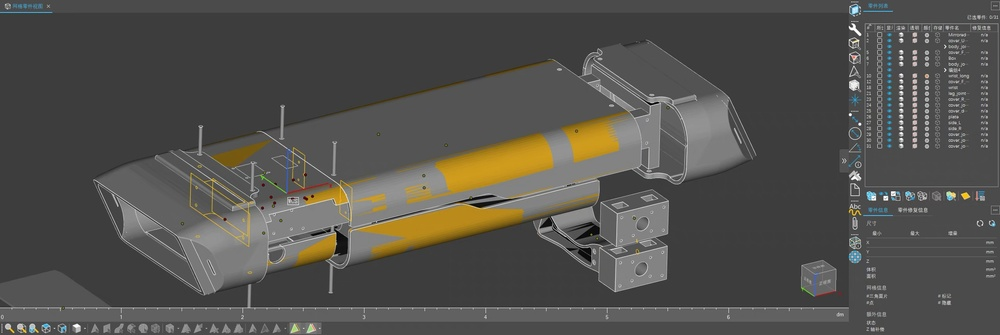
#> input picture 灵瞳智导3D模型文件/2025032431-灵瞳智导第一代成品3D模型/模型设计展示-1.jpg, 1000 x 335 px, shrunk from 2560 x 858 before the run, given in place of the camera
$ python tr_object_test.py
#> lines starting #> are read from the running program, lines starting #| are printed output that depends on the picture; after the words box and inside, x2 and y2 are one past the last pixel; in counts of white or black regions, pixels touching at a corner belong together
import cv2 as cv
# 定义结构元素
kernel = cv.getStructuringElement(cv.MORPH_RECT, (3, 3))
# print kernel
capture = cv.VideoCapture(0)
print(capture.isOpened())
ok, frame = capture.read()
#> frame is the input picture: shape (335, 1000, 3); mean B, G, R 77, 81.3, 82.8
lower_b = (65, 43, 46)
upper_b = (110, 255, 255)
height, width = frame.shape[0:2]
#> height = 335; width = 1000
screen_center = width / 2
#> screen_center = 500
offset = 50
while ok:
    # 将图像转成HSV颜色空间
    hsv_frame = cv.cvtColor(frame, cv.COLOR_BGR2HSV)
#> hsv_frame: shape (335, 1000, 3); mean H, S, V 13.2, 11.8, 83.4
    # 基于颜色的物体提取
    mask = cv.inRange(hsv_frame, lower_b, upper_b)
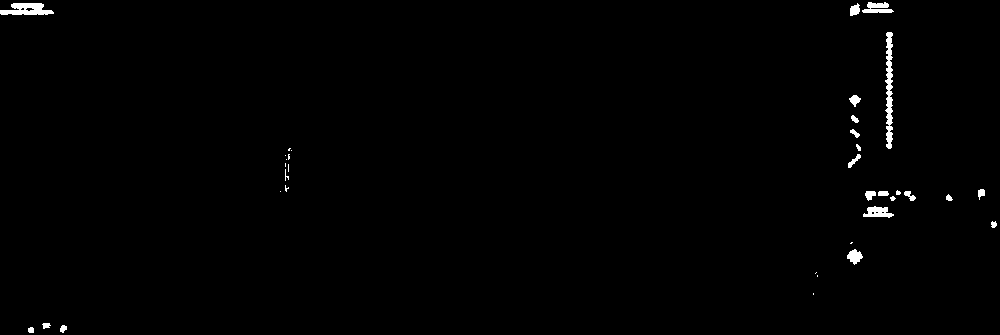
#> mask: shape (335, 1000); 0.76% white; 36 white regions (15 under 20 px), largest, box (x1, y1, x2, y2) and area: (885, 32, 893, 149) 614, (0, 3, 54, 15) 441, (863, 206, 894, 218) 231
    mask2 = cv.morphologyEx(mask, cv.MORPH_OPEN, kernel)
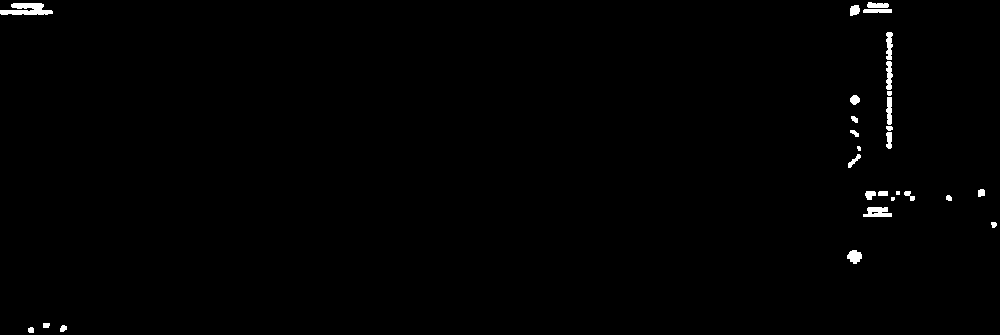
#> mask2: shape (335, 1000); 0.69% white; 28 white regions (3 under 20 px), largest, box (x1, y1, x2, y2) and area: (0, 3, 53, 15) 433, (863, 207, 892, 217) 218, (886, 32, 893, 60) 148
    mask3 = cv.morphologyEx(mask2, cv.MORPH_CLOSE, kernel)
#> mask3: shape (335, 1000); 0.74% white; 21 white regions (3 under 20 px)
    # 找出面积最大的区域
    contours,hierarchy = cv.findContours(mask3, cv.RETR_EXTERNAL, cv.CHAIN_APPROX_SIMPLE)
#> contours = 21 contours, 3 with area under 20; largest, box (x1, y1, x2, y2) and area: (886, 32, 893, 149) 513, (0, 3, 53, 15) 414, (863, 2, 892, 13) 213, (863, 207, 892, 217) 197, (847, 250, 862, 264) 125
    maxArea = 0
    maxIndex = 0
    for i, c in enumerate(contours):
        area = cv.contourArea(c)
        if area > maxArea:
            maxArea = area
            maxIndex = i
#> this loop made 21 passes
#> (area, maxArea) on passes 1, 2, 4, 6, 18: (22.5, 22.5), (27.5, 27.5), (125, 125), (197, 197), (513, 513)
#> area on passes 3, 5, 8, 9, 11, 12: 22.5, 20, 21, 39.5, 102, 36.5
#> after the loop, maxArea = 513; maxIndex = 17
    # 绘制
    cv.drawContours(frame, contours, maxIndex, (255, 255, 0), 2)
    # 获取外切矩形
    if (contours!=[]):
        x, y, w, h = cv.boundingRect(contours[maxIndex])
#> x = 886; y = 32; w = 7; h = 117
    else: x, y, w, h = 0,0,0,0
    cv.rectangle(frame, (x, y), (x+w, y+h), (255, 0, 0), 2)
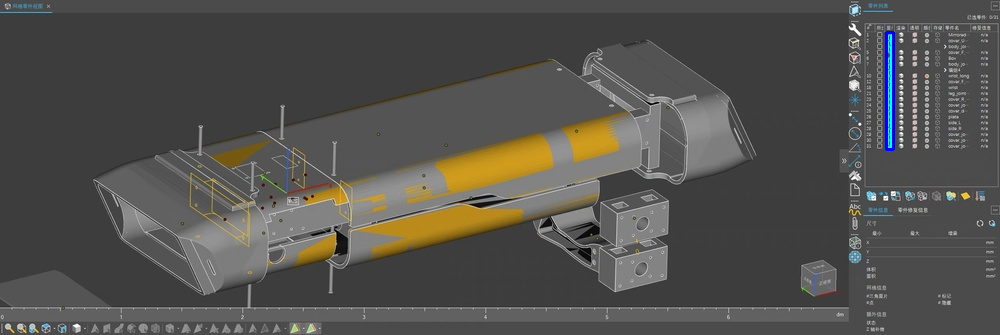
#> frame: shape (335, 1000, 3); mean B, G, R 77.5, 81.3, 82.6
    # 获取中心像素点
    center_x = int(x + w/2)
#> center_x = 889
    center_y = int(y + h/2)
#> center_y = 90
    cv.circle(frame, (center_x, center_y), 5, (0, 0, 255), -1)
#> frame: shape (335, 1000, 3); 0.02% of pixels changed, all inside (x1, y1, x2, y2) = (884, 85, 895, 96)
    # 简单的打印反馈数据，之后补充运动控制
    if center_x < screen_center - offset:
        print("turn left")
    elif screen_center - offset <= center_x <= screen_center + offset:
        print("keep")
    elif center_x > screen_center + offset:
        print("turn right")
    cv.imshow("mask4", mask3)
    cv.imshow("frame", frame)
    cv.waitKey(1)
    ok, frame = capture.read()

$ run again, on 灵瞳智导3D模型文件/2025032431-灵瞳智导第一代成品3D模型/模型设计展示-2.jpg
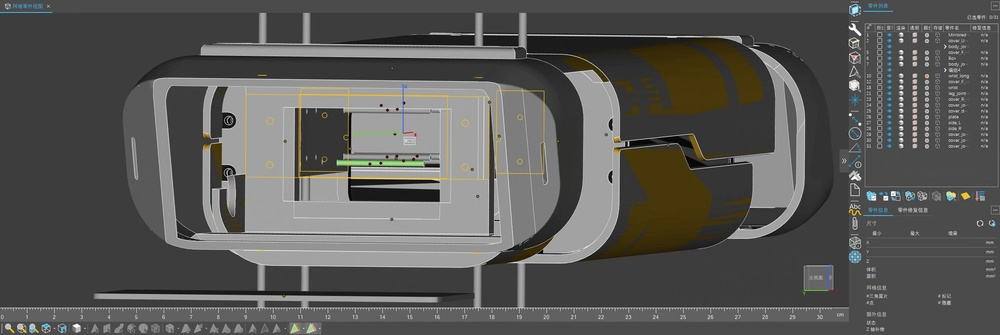
#> input picture 灵瞳智导3D模型文件/2025032431-灵瞳智导第一代成品3D模型/模型设计展示-2.jpg, 1000 x 335 px, shrunk from 2560 x 858 before the run, given in place of the camera
#> frame is the input picture: shape (335, 1000, 3); mean B, G, R 85.6, 88.2, 88.8
#> hsv_frame: shape (335, 1000, 3); mean H, S, V 16.3, 14.3, 89.5
#> mask: shape (335, 1000); 0.75% white; 32 white regions (10 under 20 px), largest, box (x1, y1, x2, y2) and area: (885, 32, 893, 149) 610, (0, 3, 54, 15) 441, (863, 206, 894, 218) 234
#> mask2: shape (335, 1000); 0.69% white; 28 white regions (2 under 20 px), largest, box (x1, y1, x2, y2) and area: (0, 3, 53, 15) 433, (886, 44, 892, 90) 222, (863, 207, 892, 217) 220
#> mask3: shape (335, 1000); 0.74% white; 21 white regions (2 under 20 px)
#> contours = 21 contours, 4 with area under 20; largest, box (x1, y1, x2, y2) and area: (886, 32, 893, 149) 502, (0, 3, 53, 15) 414, (863, 2, 892, 13) 213, (863, 207, 892, 217) 197, (847, 250, 862, 264) 124
#> the loop `for i, c in enumerate(contours):` made 21 passes
#> (area, maxArea) on passes 2, 4, 6, 18: (27.5, 27.5), (123.5, 123.5), (197, 197), (502, 502)
#> after the loop `for i, c in enumerate(contours):`: maxArea = 502; maxIndex = 17
#> x = 886; y = 32; w = 7; h = 117
#> `cv.rectangle(frame, (x, y), (x+w, y+h), (255, 0, 0), 2)`:
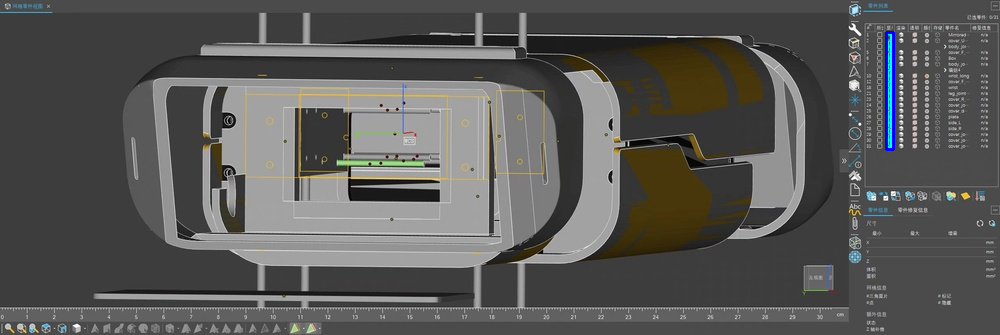
#> frame: shape (335, 1000, 3); mean B, G, R 86.2, 88.2, 88.6
#> center_x = 889
#> center_y = 90

$ run again, on 灵瞳智导3D模型文件/2025032431-灵瞳智导第一代成品3D模型/模型设计展示-3.jpg
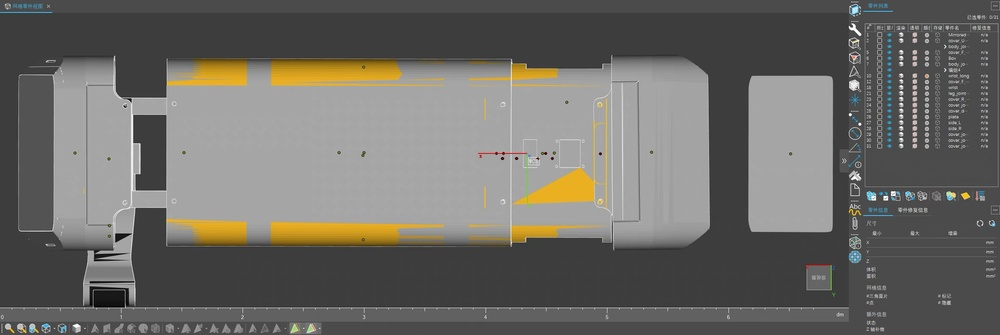
#> input picture 灵瞳智导3D模型文件/2025032431-灵瞳智导第一代成品3D模型/模型设计展示-3.jpg, 1000 x 335 px, shrunk from 2560 x 858 before the run, given in place of the camera
#> frame is the input picture: shape (335, 1000, 3); mean B, G, R 101.8, 106.4, 108.1
#> hsv_frame: shape (335, 1000, 3); mean H, S, V 12, 10.7, 108.6
#> mask: shape (335, 1000); 0.74% white; 25 white regions (4 under 20 px), largest, box (x1, y1, x2, y2) and area: (885, 32, 893, 149) 614, (0, 3, 54, 15) 441, (863, 206, 894, 218) 232
#> mask2: shape (335, 1000); 0.7% white; 28 white regions (2 under 20 px), largest, box (x1, y1, x2, y2) and area: (0, 3, 53, 15) 433, (863, 207, 892, 217) 218, (847, 250, 862, 264) 149
#> mask3: shape (335, 1000); 0.74% white; 21 white regions (2 under 20 px)
#> contours = 21 contours, 3 with area under 20; largest, box (x1, y1, x2, y2) and area: (886, 32, 893, 149) 513, (0, 3, 53, 15) 414, (863, 2, 892, 13) 213, (863, 207, 892, 217) 197, (847, 250, 862, 264) 126
#> the loop `for i, c in enumerate(contours):` made 21 passes
#> (area, maxArea) on passes 1, 2, 4, 6, 18: (22.5, 22.5), (27.5, 27.5), (126, 126), (197, 197), (513, 513)
#> after the loop `for i, c in enumerate(contours):`: maxArea = 513; maxIndex = 17
#> x = 886; y = 32; w = 7; h = 117
#> `cv.rectangle(frame, (x, y), (x+w, y+h), (255, 0, 0), 2)`:
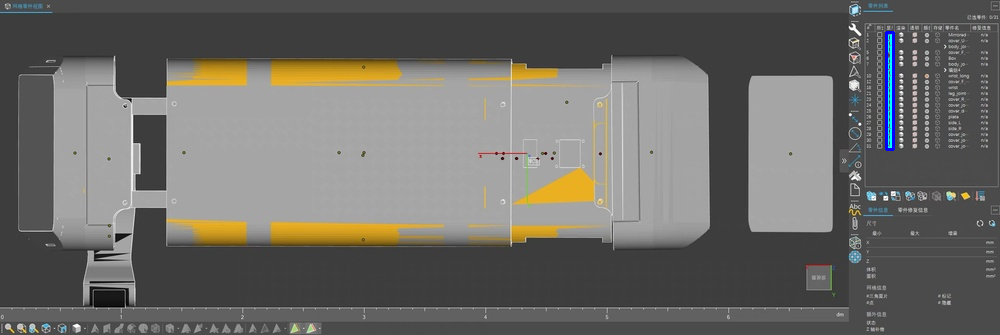
#> frame: shape (335, 1000, 3); mean B, G, R 102.3, 106.4, 107.9
#> center_x = 889
#> center_y = 90

$ run again, on 灵瞳智导3D模型文件/2025032431-灵瞳智导第一代成品3D模型/模型设计展示-4.jpg
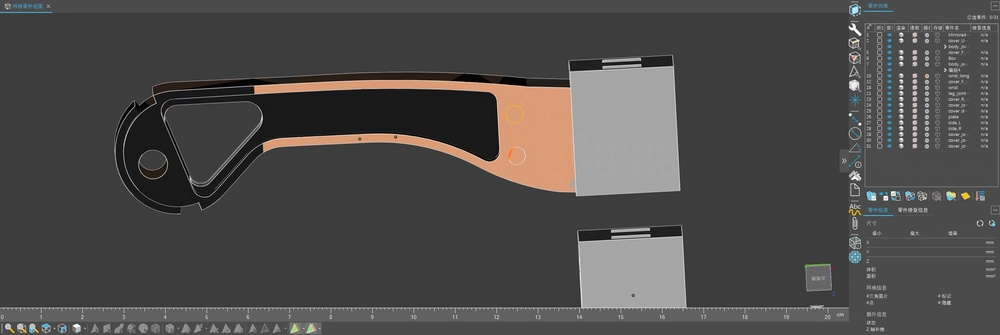
#> input picture 灵瞳智导3D模型文件/2025032431-灵瞳智导第一代成品3D模型/模型设计展示-4.jpg, 1000 x 335 px, shrunk from 2560 x 858 before the run, given in place of the camera
#> frame is the input picture: shape (335, 1000, 3); mean B, G, R 74, 75.3, 77.4
#> hsv_frame: shape (335, 1000, 3); mean H, S, V 8.1, 7.2, 77.8
#> mask: shape (335, 1000); 0.74% white; 26 white regions (5 under 20 px), largest, box (x1, y1, x2, y2) and area: (885, 32, 893, 149) 614, (0, 3, 54, 15) 441, (863, 206, 894, 218) 231
#> mask2: shape (335, 1000); 0.7% white; 28 white regions (3 under 20 px), largest, box (x1, y1, x2, y2) and area: (0, 3, 53, 15) 433, (863, 207, 892, 217) 218, (847, 249, 862, 264) 151
#> mask3: shape (335, 1000); 0.74% white; 21 white regions (3 under 20 px)
#> contours = 21 contours, 3 with area under 20; largest, box (x1, y1, x2, y2) and area: (886, 32, 893, 149) 513, (0, 3, 53, 15) 414, (863, 2, 892, 13) 213, (863, 207, 892, 217) 197, (847, 249, 862, 264) 128
#> the loop `for i, c in enumerate(contours):` made 21 passes
#> (area, maxArea) on passes 1, 2, 4, 6, 18: (22.5, 22.5), (27.5, 27.5), (128, 128), (197, 197), (513, 513)
#> after the loop `for i, c in enumerate(contours):`: maxArea = 513; maxIndex = 17
#> x = 886; y = 32; w = 7; h = 117
#> `cv.rectangle(frame, (x, y), (x+w, y+h), (255, 0, 0), 2)`:
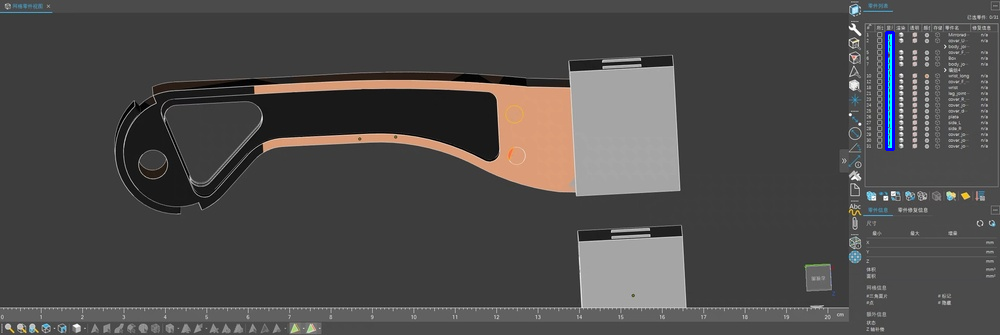
#> frame: shape (335, 1000, 3); mean B, G, R 74.6, 75.3, 77.1
#> center_x = 889
#> center_y = 90
